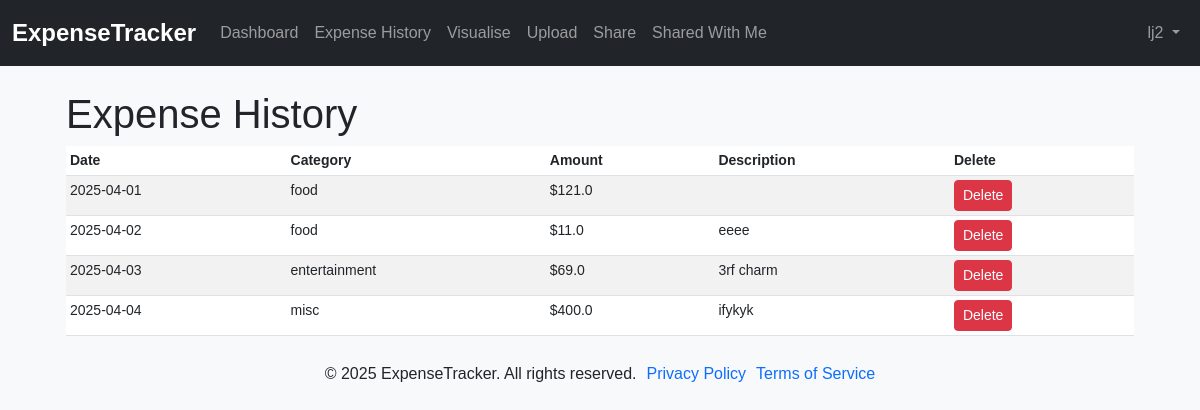
Screenshot of /expense-history (signed in) with the database file from the repository.
### ExpenseTracker/models.py (models this page shows, shortened)
class User(db.Model, UserMixin):
    id = db.Column(db.Integer, primary_key=True)
    username = db.Column(db.String(20), unique=True, nullable=False)
    email = db.Column(db.String(120), unique=True, nullable=False)
    password = db.Column(db.String(60), nullable=False)
    expenses = db.relationship('Expense', backref='owner', lazy=True)

class Expense(db.Model):
    id = db.Column(db.Integer, primary_key=True)
    amount = db.Column(db.Float, nullable=False)
    category = db.Column(db.String(50), nullable=False)
    date = db.Column(db.DateTime, nullable=False, default=lambda: datetime.now(timezone.utc))
    description = db.Column(db.String(200), nullable=True)
    user_id = db.Column(db.Integer, db.ForeignKey('user.id'), nullable=False)

### ExpenseTracker/routes.py (the view)
@app.route("/expense-history")
@login_required
def expense_history():
    expenses = Expense.query.filter_by(user_id=current_user.id).all()
    return render_template("expense-history.html", expenses=expenses)

### ExpenseTracker/models.py (called while the page is built)
@login_manager.user_loader
def load_user(user_id):
    return User.query.get(int(user_id))

### ExpenseTracker/templates/expense-history.html (shortened to what this page needs)
{% extends "base.html" %}
{% block content %}
<main class="col-md-12 ms-sm-auto col-lg-12 px-md-4">
    <h1>Expense History</h1>
    <div class="table-responsive small">
        <table class="table table-striped table-sm">
          <thead>
            <tr>
              <th scope="col">Date</th>
              <th scope="col">Category</th>
              <th scope="col">Amount</th>
              <th scope="col">Description</th>
              <th scope="col">Delete</th>
            </tr>
          </thead>
          <tbody>
            {% for expense in expenses %}
            <tr>
              <td>{{ expense.date.strftime('%Y-%m-%d') }}</td>
              <td>{{ expense.category }}</td>
              <td>${{ expense.amount }}</td>
              <td>{{ expense.description }}</td>
              <td>
                <form method="POST" action="{{ url_for('delete_expense', expense_id=expense.id) }}">
                  <button type="submit" class="btn btn-danger btn-sm">Delete</button>
                </form>
            </td>
            </tr>
            {% endfor %}
          </tbody>
        </table>
    </div>
</main>
{% endblock %}

### ExpenseTracker/templates/base.html (shortened to what this page needs)
<!DOCTYPE html>
<html lang="en">
<head>
  <link href="https://cdn.jsdelivr.net/npm/bootstrap@5.3.0/dist/css/bootstrap.min.css" rel="stylesheet">
  <link rel="stylesheet" href="{{ url_for('static', filename='styles.css') }}">
  <link rel="stylesheet" href="{{ url_for('static', filename='login.css') }}">
  <link rel="stylesheet" href="{{ url_for('static', filename='register.css') }}">
  <link rel="stylesheet" href="{{ url_for('static', filename='forgot-password.css') }}">
  <link rel="stylesheet" href="{{ url_for('static', filename='reset-password.css') }}">
</head>
<body>
  <nav class="navbar navbar-expand-lg navbar-dark bg-dark mb-4">
    <div class="container-fluid">
      <a class="navbar-brand" href="/">ExpenseTracker</a>
      {% if current_user.is_authenticated %}
      <div class="collapse navbar-collapse justify-content-between" id="navbarSupportedContent">
        <ul class="navbar-nav mr-auto">
          <li class="nav-item active">
            <a class="nav-link" href="{{ url_for('dashboard') }}">Dashboard</a>
          </li>
          <li class="nav-item">
            <a class="nav-link" href="{{ url_for('expense_history') }}">Expense History</a>
          </li>
          <li class="nav-item">
            <a class="nav-link" href="{{ url_for('visualise') }}">Visualise</a>
          </li>
          <li class="nav-item">
            <a class="nav-link" href="{{ url_for('upload') }}">Upload</a>
          </li>
          <li class="nav-item">
            <a class="nav-link" href="{{ url_for('share') }}">Share</a>
          </li>
          <li class="nav-item">
            <a class="nav-link" href="{{ url_for('shared_with_me') }}">Shared With Me</a>
          </li>
        </ul>
        <ul class="nav navbar-nav navbar-right">
          <li class="nav-item dropdown">
            <a class="nav-link dropdown-toggle" href="#" id="navbarDarkDropdownMenuLink" role="button" data-bs-toggle="dropdown" aria-expanded="false">
              {{ current_user.username }}
            </a>
          </li>
        </ul>
      </div>
      {% else %}
      <div>
        <a href="/login" class="btn btn-outline-light me-2">Login</a>
      </div>
      {% endif %}
    </div>
  </nav>
  <div class="container">
    {% block content %}{% endblock %}
  </div>
  <footer class="footer">
    <p>&copy; 2025 ExpenseTracker. All rights reserved.</p>
    <p><a href="{{ url_for('privacy_policy') }}">Privacy Policy</a></p>
    <p><a href="{{ url_for('terms_of_service') }}">Terms of Service</a></p>
  </footer>
</body>
</html>

### ExpenseTracker/static/styles.css (style rules this page uses)
body { font-family: Arial, sans-serif; margin: 0; padding: 0; background-color: #f8f9fa; }
.container { margin-top: 20px; }
.navbar { background-color: #343a40; }
.navbar-brand { font-weight: bold; font-size: 1.5rem; }
ul { list-style-position: inside; padding-left: 0; }
li { margin: 5px 0; }
.footer { display: flex; justify-content: center; align-items: center; text-align: center; padding: 10px 0; gap: 10px; }
.footer a { text-decoration: none; }

### rows the page displays
User: username "lj2"
Expense: date "2025-04-01", category "food", amount "121.0"
Expense: date "2025-04-02", category "food", amount "11.0", description "eeee"
Expense: date "2025-04-03", category "entertainment", amount "69.0", description "3rf charm"
Expense: date "2025-04-04", category "misc", amount "400.0", description "ifykyk"
